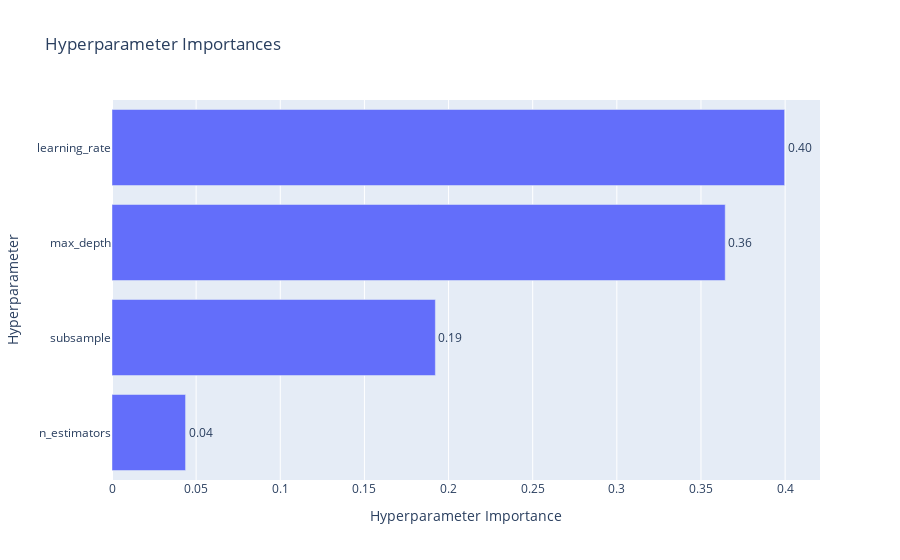

This figure's notebook cell:
### Code cell
print("Лучшие параметры:", study.best_params)
print(f"Лучший ROC AUC: {study.best_trial.value}")
optuna.visualization.plot_param_importances(study)

### Figure 1 — Plotly figure (JSON) as saved in the notebook; plotly's stock layout.template omitted (floating-point values rounded to 4 significant figures)
{"data": [{"cliponaxis": false, "hovertemplate": ["n_estimators (IntDistribution): 0.04371665837368116<extra></extra>", "subsample (FloatDistribution): 0.19216668980079676<extra></extra>", "max_depth (IntDistribution): 0.3644176570160952<extra></extra>", "learning_rate (FloatDistribution): 0.39969899480942683<extra></extra>"], "name": "Objective Value", "orientation": "h", "text": ["0.04", "0.19", "0.36", "0.40"], "textposition": "outside", "type": "bar", "x": [0.04372, 0.1922, 0.3644, 0.3997], "y": ["n_estimators", "subsample", "max_depth", "learning_rate"]}], "layout": {"title": {"text": "Hyperparameter Importances"}, "xaxis": {"title": {"text": "Hyperparameter Importance"}}, "yaxis": {"title": {"text": "Hyperparameter"}}}}
